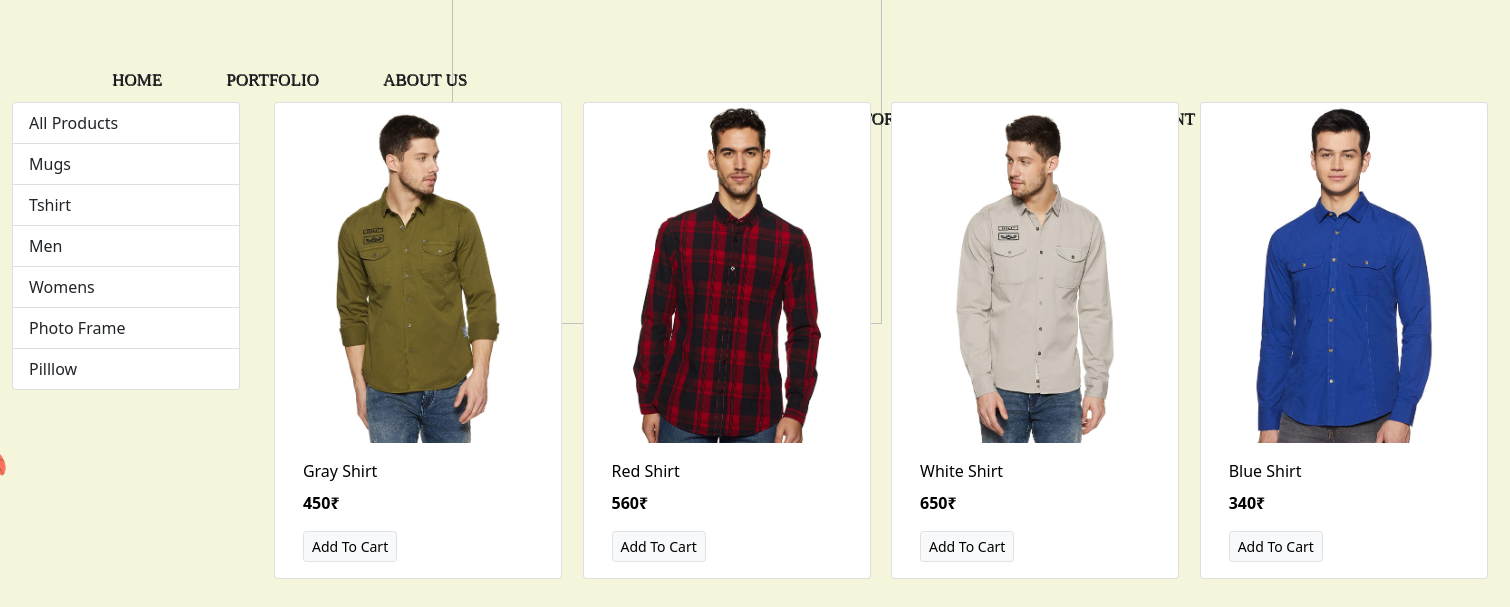
/cart?category=4, run on the app's committed database.
### store/models/category.py (models this page shows, shortened)
class Category(models.Model):
    name = models.CharField(max_length=20)
    def get_all_categories():
        return Category.objects.all()

### store/models/product.py (models this page shows, shortened)
class Product(models.Model):
    name = models.CharField(max_length=50)
    price = models.IntegerField(default=0)
    category = models.ForeignKey(Category, on_delete=models.CASCADE,default=1)
    description = models.CharField(max_length=200,default='',null=True,blank=True)
    image = models.ImageField(upload_to='uploads/produts/')
    def get_all_products_by_categoryid(category_id):
        if category_id:
            return Product.objects.filter(category=category_id)
        else:
            return Product.objects.all()

### store/views.py (the view)
# urls.py: path('cart',views.cart,name='cart'),
def cart(request):
    categories = Category.get_all_categories();
    categoryID = request.GET.get('category')
    if categoryID:
        products= Product.get_all_products_by_categoryid(categoryID)
    else:
        products = Product.get_all_products();
    data={}
    data ['products'] = products
    data['categories'] = categories
    return render(request,'cart.html',data)

### store/templates/cart.html (shortened to what this page needs)
{% extends "base.html" %} {% load static %} {% block menu %}
<div>
    <ul id="firstthree">
        <h4 id="a">
            <a class="text-dark" href="{% url 'index' %}" style="text-decoration: none;">HOME</a>
        </h4>
        <h4 id="b">
            <a class="text-dark" href="#" style="text-decoration: none;">PORTFOLIO</a>
        </h4>
        <h4 id="c">
            <a class="text-dark" href="#" style="text-decoration: none;">ABOUT US</a>
        </h4>
    </ul>
</div>
<div>
    <ul id="logo">
        <a href="#" style="text-decoration: none;"><img src="{%  static  'css/Images/logo.png'  %}" width="430" height="430"></a>
    </ul>
</div>
<div class="ml-1">
    <ul id="lastthree">
        <h4 id="d">
            <a class="text-dark" href="{% url 'cart' %}" style="text-decoration: none;">STORE</a>
        </h4>
        <h4 id="e">
            <a class="text-dark" href="#" style="text-decoration: none;">CONTACT</a>
        </h4>
        <h4 id="f">
            <a class="text-dark" href="#" style="text-decoration: none;">ACCOUNT</a>
        </h4>
    </ul>
</div>
<div id="img1">
</div>
{% endblock %}
{% block content %}
<div class="container-fluid mt-5" id="sidenav">
    <div class="row">
        <div class="col-lg-2 mx-auto">
            <div class="list-group">
                <a href="/cart" class="list-group-item list-group-action">All Products</a> {% for category in categories%}
                <a href="?category={{category.id}}" class="list-group-item list-group-action">{{category.name}}</a> {% endfor%}
            </div>
        </div>
        <div id="products" class="col-lg-10 mx-auto">
            <div class="row mx-auto">
                {% for product in products %}
                <div class="card mx-auto mb-4" style="width: 18rem;">
                    <img src="{{product.image.url}}" class="card-img-top" alt="...">
                    <div class="card-body">
                        <p class="card-title">{{product.name}}</p>
                        <p class="card-text"><b>{{product.price}}₹</b></p>
                        <a href="#" class="btn btn-light border btn-sm">Add To Cart</a>
                    </div>
                </div>
                {% endfor %}
            </div>
        </div>
    </div>
</div>
{% endblock %}

### store/static/css/cart.css (style rules this page uses)
body { background-color: green; }
body div ul h4 { display: inline-flex; font-family: 'Times New Roman', Times, serif; padding: 10px; margin-right: 40px; font-size: 17px; text-shadow: .5px .5px black; position: relative; }
body div ul h4:after { background: none repeat scroll 0 0 transparent; bottom: 0; content: ""; display: block; height: 2px; left: 50%; position: absolute; background: black; transition: width 0.3s ease 0s, left 0.3s ease 0s; width: 0; }
body div #firstthree { margin-top: 60px; margin-left: 50px; }
body div #logo { margin-left: 380px; margin-top: -240px; }
body div #lastthree { margin-left: 770px; margin-top: -265px; }
body #img1 { margin-left: -50px; margin-top: 90px; position: relative; }

### store/static/css/index.css (style rules this page uses)
* { margin: 0px; padding: 0px; z-index: 0; color: black; }
body { background-color: beige; width: 100%; opacity: 100%; height: 100%; background-size: cover; background-repeat: no-repeat; }
body div ul h4 { display: inline-flex; font-family: 'Times New Roman', Times, serif; padding: 10px; margin-right: 40px; font-size: 17px; text-shadow: .5px .5px black; position: relative; }
body div ul h4:after { background: none repeat scroll 0 0 transparent; bottom: 0; content: ""; display: block; height: 2px; left: 50%; position: absolute; background: black; transition: width 0.3s ease 0s, left 0.3s ease 0s; width: 0; }
body div #firstthree { margin-top: 60px; margin-left: 70px; }
body div #logo { margin-left: 420px; margin-top: -230px; }
body div #lastthree { margin-left: 810px; margin-top: -241px; }
body #img1 { margin-left: -360px; margin-top: 30px; }

### data on the page
Category: name "Mugs"
Category: name "Tshirt"
Category: name "Men"
Category: name "Womens"
Category: name "Photo Frame"
Category: name "Pilllow"
Product: image (picture), name "Gray Shirt", price "450"
Product: image (picture), name "Red Shirt", price "560"
Product: image (picture), name "White Shirt", price "650"
Product: image (picture), name "Blue Shirt", price "340"
